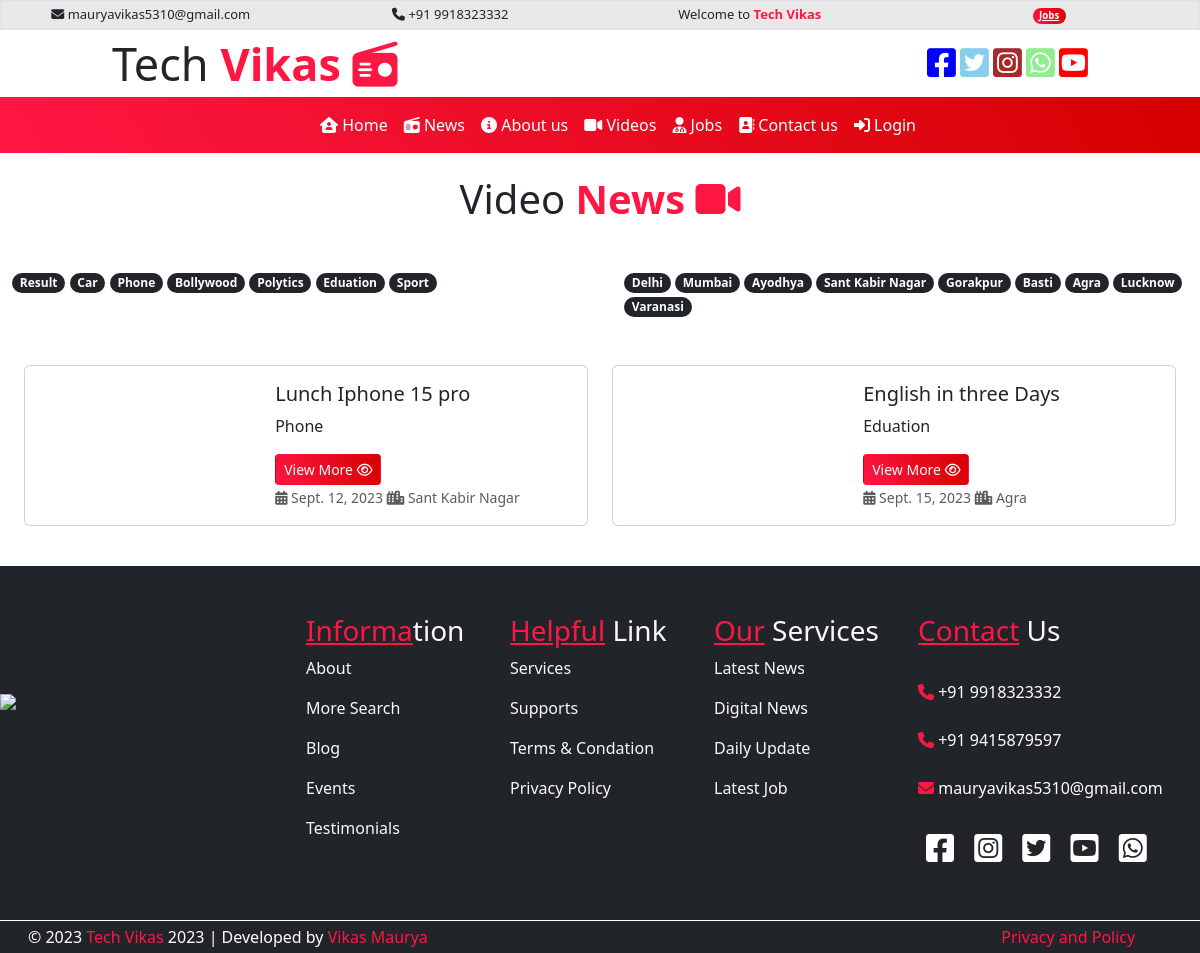
The app's page /user/videos/ with its own data.
### user/models.py (models this page shows)
class category(models.Model):
    category_name=models.CharField(max_length=200,null=True)
    category_picture=models.ImageField(upload_to='static/category/',null=True)
    def __str__(self):
        return self.category_name

class city(models.Model):
    city_name=models.CharField(max_length=100,null=True)
    city_picture=models.ImageField(upload_to='static/city/',null=True)
    def __str__(self):
        return self.city_name

class vnews(models.Model):
    vcategory=models.ForeignKey(category,on_delete=models.CASCADE)
    city=models.ForeignKey(city,on_delete=models.CASCADE)
    headlines=models.TextField(null=True)
    news=models.TextField(null=True)
    vlink=models.CharField(max_length=300,null=True)
    newsdate=models.DateField()

### user/views.py (the view)
# urls.py: path('videos/', views.videos),
def videos(request):
    ctid=request.GET.get('cityid')
    catid=request.GET.get('catid')
    cdata=category.objects.all().order_by('-id')
    ctdata=city.objects.all().order_by('-id')
    if ctid is not None:
        vdata=vnews.objects.filter(city=ctid)
    elif catid is not None:
        vdata=vnews.objects.filter(vcategory=catid)
    else:
        vdata=vnews.objects.all().order_by('-id')
    md={"cdata":cdata,"ctdata":ctdata,"vdata":vdata}
    return render(request,'user/videos.html',md)

### templates/user/videos.html
{% extends 'base.html'%}
{% load static %}
{% block childpage %}
<div class="text-center  fs-1 p-3">
    Video <b class="txt-mycolor">News <i class="fa-solid fa-video"></i></b>
</div>
<div class="row ">
    <div class="col-sm-6 p-4">
        {% for i in cdata %}
        <a href="/user/videos?catid={{i.id}}" class="badge bg-dark rounded-pill" style="text-decoration:none;">{{i.category_name}}</a>
        {% endfor %}
    </div>
    <div class="col-sm-6 p-4">
        {% for i in ctdata %}
        <a href="/user/videos?cityid={{i.id}}" class="badge bg-dark rounded-pill" style="text-decoration:none;">{{i.city_name}}</a>
        {% endfor %}
    </div>
</div>
<div class="row news p-4">
     {% for x in vdata %}
  <div class="col-lg-6 col-md-6 col-sm-12">
    <div class="card mb-3">
  <div class="row g-0">
    <div class="col-md-5">
    <iframe height="300px;" class="img-fluid rounded-start w-100" style="height:100%" src="{{x.vlink}}" title="YouTube video player" frameborder="0" allow="accelerometer; autoplay; clipboard-write; encrypted-media; gyroscope; picture-in-picture; web-share" allowfullscreen></iframe>
    </div>
    <div class="col-md-7">
      <div class="card-body">
        <h5 class="card-text">{{x.headlines}}</h5>
        <p class="card-title">{{x.vcategory}}</p>
        <a href="/user/viewnews?xyz={{x.id}}" class="btn btn-sm bg-mycolor text-light mt-2">View More
        <i class="fa-regular fa-eye"></i>
       </a>
        <p class="card-text"><small class="text-body-secondary">
          <i class="fa-solid fa-calendar-days"></i>
          {{x.newsdate}}
        <i class="fa-solid fa-city"></i>
          {{x.city}}
        </small> </p>
      </div>
    </div>
  </div>
</div>
  </div>
  {% endfor %}
</div>
{% endblock%}

### templates/base.html (shortened to what this page needs)
<!DOCTYPE html>
{% load static %}
<html lang="en">
<head>
    <link href="{% static 'css/bootstrap.css' %}" rel="stylesheet">
    <link href="{% static 'css/all.css' %}" rel="stylesheet">
</head>
<body>
<div class="container-fluid">
    <div class="row t1 bg-mycolor1 py-1 text-center border">
        <a href="mailto:mauryavikas5310@gmail.com" style="text-decoration:none;" class="col-lg-3 col-sm-12 col-md-6 text-dark"><i class="fa-solid fa-envelope"></i> mauryavikas5310@gmail.com</a>
        <a href="tel:+919918323332" style="text-decoration:none;" class="col-lg-3 col-sm-12 col-md-6 text-dark"><i class="fa-solid fa-phone"></i> +91 9918323332</a>
        <div class="col-lg-3 col-sm-12 col-md-6">Welcome to <b class="txt-mycolor"> Tech Vikas </b></div>
        <div class="col-lg-3 col-sm-12 col-md-6" >
  <a class="badge bg-mycolor rounded-pill" href="/user/jobs/">Jobs</a>
           </div>
    </div>
    <div class="row t2">
        <div class="col-sm-10 mx-auto ">
            <div class="row">
                <div class="col-sm-4" style="font-size:45px;">
                    Tech<b class="txt-mycolor"> Vikas <i class="fa-solid fa-radio"></i></b>
                </div>
                <div class="col-sm-4 pt-3 ps-4 fs-3 text-center">
                </div>
                <div class="col-sm-4 text-end social pt-2">
           <a href="https://www.facebook.com/profile.php?id=100037081133474" style="color:blue;"> <i class="fa-brands fa-square-facebook"></i></a>
            <a href="https://twitter.com/vikassamrat_" style="color:skyblue;"><i class="fa-brands fa-square-twitter"></i></a>
            <a href="https://www.instagram.com/s_vikas_c_2005/" style="color:brown;"><i class="fa-brands fa-square-instagram"></i></a>
             <a href="https://www.whatsapp.com//" style="color:lightgreen;"><i class="fa-brands fa-square-whatsapp"></i></a>
                <a href="https://studio.youtube.com/channel/UCrUcPxpTAnD0BWpL2lH3KxA/editing/images" style="color:red;"><i class="fa-brands fa-square-youtube"></i></a>
                </div>
            </div>
        </div>
    </div>
    <div class="row t3 bg-mycolor ps-5">
        <div class="col-sm-7 mx-auto">
            <nav class="navbar navbar-expand-lg navbar-light bg-light" id="menu">
  <div class="container-fluid">
    <div class="collapse navbar-collapse" id="navbarNav">
      <ul class="navbar-nav">
        <li class="nav-item">
          <a class="nav-link active" aria-current="page" href="/user/index/">
              <i class="fa-solid fa-house-user"></i>
              Home</a>
        </li>
        <li class="nav-item">
          <a class="nav-link" href="/user/news/"><i class="fa-solid fa-radio"></i> News</a>
        </li>
          <li class="nav-item">
          <a class="nav-link" href="/user/about/"><i class="fa fa-info-circle"></i> About us</a>
        </li>
        <li class="nav-item">
          <a class="nav-link" href="/user/videos/"><i class="fa-solid fa-video"></i> Videos</a>
        </li>
          <li class="nav-item">
          <a class="nav-link" href="/user/jobs/"><i class="fa-solid fa-user-doctor"></i> Jobs</a>
        </li>
          <li class="nav-item">
          <a class="nav-link" href="/user/contact/"><i class="fa-solid fa-address-book"></i> Contact us</a>
        </li>
          <li class="nav-item">
          <a class="nav-link" href="/admin/"><i class="fa-solid fa-right-to-bracket"></i> Login</a>
        </li>
      </ul>
    </div>
  </div>
</nav>
        </div>
    </div>
</div>
<div class="row">
    <div class="col-sm-12" style="min-height:300px;">
{% block childpage %}
{% endblock %}
        </div>
    </div>
<div class="row footer1 bg-dark text-light">
    <div class="col-sm-3 py-5">
        <img src="{% static 'images/7.png '%}" width="100%" style="padding-top:80px;"/>
    </div>
    <div class="col-sm-2 py-5 ">
        <h1 class="fs-3"><u class="txt-mycolor">Informa</u>tion</h1>
        <p class="a"><a href="/user/about/" class="text-light" style="text-decoration:none;">About</a></p>
        <p class="a"><a href="#" class="text-light" style="text-decoration:none;">More Search</a></p>
        <p class="a"><a href="#" class="text-light" style="text-decoration:none;">Blog</a></p>
        <p class="a"><a href="#" class="text-light" style="text-decoration:none;">Events</a></p>
        <p class="a"><a href="#" class="text-light" style="text-decoration:none;">Testimonials</a></p>
    </div>
    <div class="col-sm-2 py-5">
        <h1 class="fs-3"><u class="txt-mycolor">Helpful</u> Link</h1>
        <p class="a"><a href="#" class="text-light" style="text-decoration:none;">Services</a></p>
        <p class="a"><a href="#" class="text-light" style="text-decoration:none;">Supports</a></p>
        <p class="a"><a href="#" class="text-light" style="text-decoration:none;">Terms & Condation</a></p>
        <p class="a"><a href="/user/privacy" class="text-light" style="text-decoration:none;">Privacy Policy</a></p>
    </div>
    <div class="col-sm-2 py-5">
        <h1 class="fs-3"><u class="txt-mycolor">Our</u> Services</h1>
        <p class="a"><a href="/user/news/" class="text-light" style="text-decoration:none;">Latest News</a></p>
        <p class="a"><a href="#" class="text-light" style="text-decoration:none;">Digital News</a></p>
        <p class="a"><a href="#" class="text-light" style="text-decoration:none;">Daily Update</a></p>
        <p class="a"><a href="/user/jobs/" class="text-light" style="text-decoration:none;">Latest Job</a></p>
    </div>
    <div class="col-sm-3 py-5">
        <h1 class="fs-3"><u class="txt-mycolor">Contact</u> Us</h1><br/>
        <a href="tel:+919918323332" class="a" style="text-decoration:none;color:white;"><i class="fa-solid fa-phone txt-mycolor"></i> +91 9918323332</a><br/><br/>
        <a  href="tel:+919415879597" class="a" style="text-decoration:none;color:white;"><i class="fa-solid fa-phone txt-mycolor"></i> +91 9415879597</a><br/><br/>
        <a class="a" href="mailto:mauryavikas5310@gmail.com" style="text-decoration:none;color:white;"><i class="fa-solid fa-envelope txt-mycolor"></i>  mauryavikas5310@gmail.com</a><br/><br/>
        <div>
        <a href="https://www.facebook.com/profile.php?id=100037081133474" style="color:white;" class="p-2 fs-2"><i class="fa-brands f1 fa-square-facebook"></i></a>
        <a href="https://www.instagram.com/s_vikas_c_2005/" style="color:white;" class="p-2 fs-2"><i class="fa-brands f1 fa-square-instagram"></i></a>
        <a href="https://twitter.com/vikassamrat_" style="color:white;" class="p-2 fs-2"><i class="fa-brands f1 fa-square-twitter"></i></a>
        <a href="https://www.youtube.com/channel/UCrUcPxpTAnD0BWpL2lH3KxA/" style="color:white;" class="p-2 fs-2"><i class="fa-brands f1 fa-square-youtube"></i></a>
        <a href="https://api.whatsapp.com/send?phone=+919918323332" title="Whatsapp" target="_blank" style="color:white;" class="p-2 fs-2" ><i class="fa-brands f1 fa-square-whatsapp"></i></a>
            </div>
    </div>
</div>
<div class="row footer2 bg-dark py-1 px-3 mx-auto">
    <div class="col-sm-10 mx-auto">
        &copy; 2023 <a href="/user/index/" class="txt-mycolor" style="text-decoration:none;"> Tech Vikas </a> 2023 | Developed by <a href="/user/vikas/" class="txt-mycolor" style="text-decoration:none;">Vikas Maurya</a>
    </div>
    <div class="col-sm-2 ">
        <a href="/user/privacy/" class="txt-mycolor" style="text-decoration:none;">Privacy and Policy</a>
    </div>
</div>
</body>

### templates/base.html (style rules this page uses)
:root { --bgcolor:linear-gradient(60deg,#ff1744,#d50000); --txtcolor:#ff1744; --bgcolor1:#e8e8e8; --txtcolor1:#e8e8e8; }
.bg-mycolor { background:var(--bgcolor)!important; }
.bg-mycolor1 { background:var(--bgcolor1) !important; }
.txt-mycolor { color:var(--txtcolor) !important; }
#menu { background:transparent !important; }
#menu ul li a { color:white; }
.footer1 { min-height:300px; }
.footer2 { min-height:20px; margin-top:.1%; color:white; }
.t1 { font-size:13px; }
.social a { color:grey; font-size:33px; }

### records on screen
category: category_name "Result"
category: category_name "Car"
category: category_name "Phone"
category: category_name "Bollywood"
category: category_name "Polytics"
category: category_name "Eduation"
category: category_name "Sport"
city: city_name "Delhi"
city: city_name "Mumbai"
city: city_name "Ayodhya"
city: city_name "Sant Kabir Nagar"
city: city_name "Gorakpur"
city: city_name "Basti"
city: city_name "Agra"
city: city_name "Lucknow"
city: city_name "Varanasi"
vnews: headlines "Lunch Iphone 15 pro", vcategory "Phone", newsdate "Sept. 12, 2023", city "Sant Kabir Nagar"
vnews: headlines "English in three Days", vcategory "Eduation", newsdate "Sept. 15, 2023", city "Agra"
